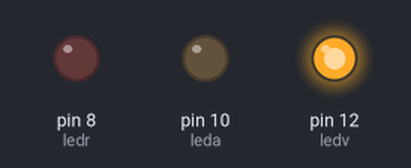
A sketch run on a simulated Arduino Uno, built with avr-gcc and run on an emulated ATmega328P. Shown: output pins drawn as LEDs (lit = HIGH).

Above: at 0.5 s.
At 1.5 s:
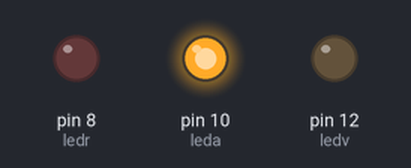
At 3.5 s:
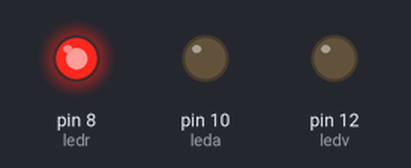
Timing chart, 0 to 6.5 s (numbered marks = the images above):
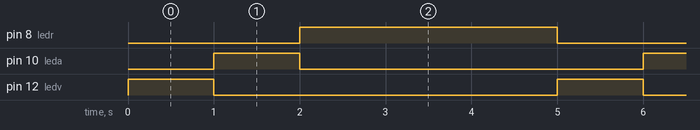

Measured:
- by itself, pin 8 (ledr): alternates HIGH for 3.0 s and LOW for 2.0 s
- by itself, pin 10 (leda), pin 12 (ledv): alternates HIGH for 1.0 s and LOW for 4.0 s
- by itself, everything shown: repeats every 5.0 s, in 3 steps

The sketch:

Practica2.ino
```cpp
int ledr = 8;
int leda = 10;
int ledv = 12;
void setup() {
  pinMode(ledr, OUTPUT);
  pinMode(leda, OUTPUT);
  pinMode(ledv, OUTPUT);
}

void loop() {

  digitalWrite(ledv, HIGH);
  digitalWrite(leda, LOW);
  digitalWrite(ledr, LOW);
  delay(1000);

  digitalWrite(ledv, LOW);
  digitalWrite(leda, HIGH);
  delay(1000);

  digitalWrite(ledr, HIGH);
  digitalWrite(leda, LOW);
  delay(3000);

}
```
